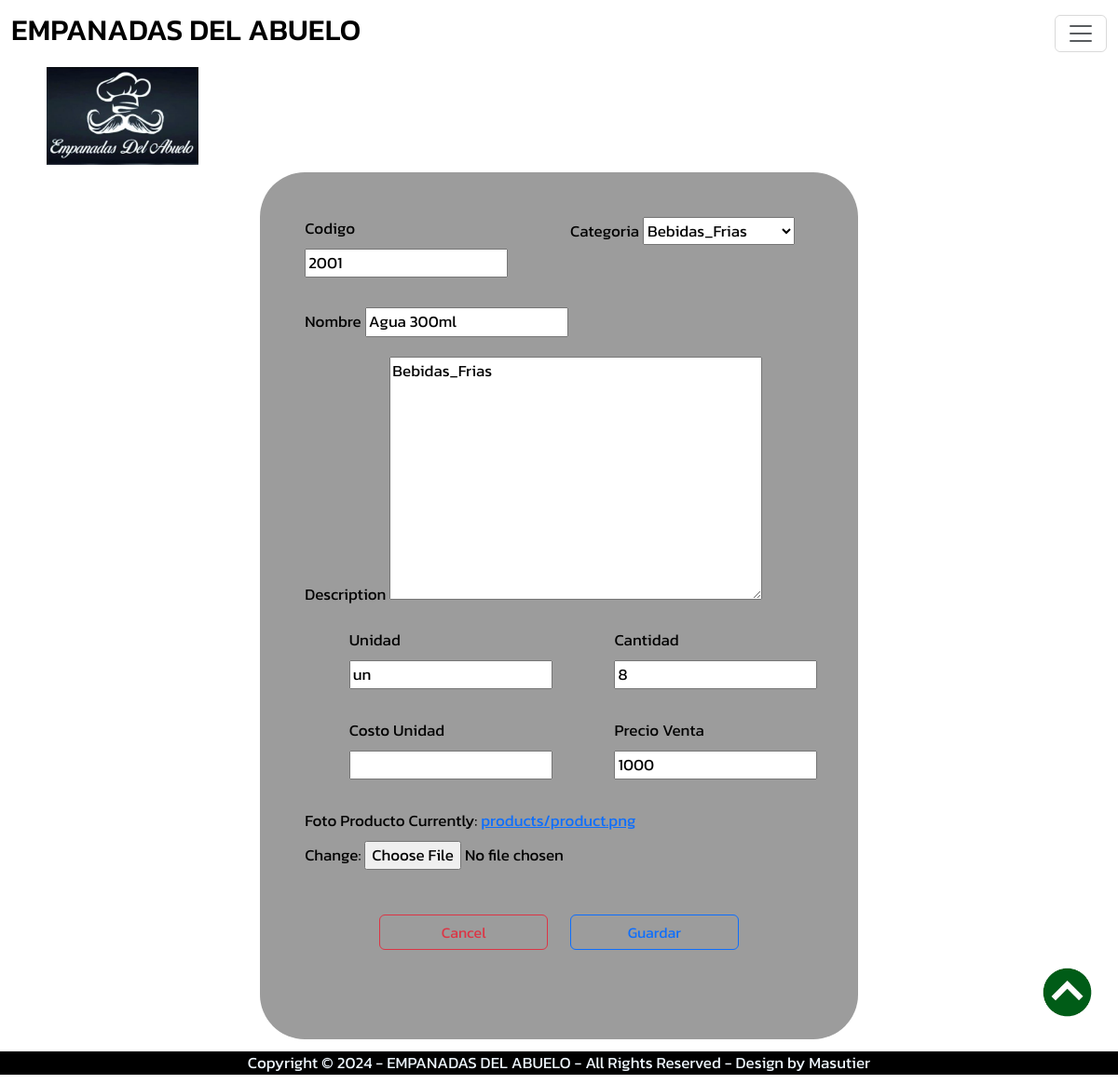
/editProduct/32 (signed in), run on the app's committed database.
### products/models.py (models this page shows, shortened)
class Producto(models.Model):
    CATEGORY = (
        ('Bebidas_Frias', 'Bebidas_Frias'),
        ('Bebidas_Calientes', 'Bebidas_Calientes'),
        ('Comida_Rapida', 'Comida_Rapida'),
        ('Jugos', 'Jugos'),
        ('Cigarrillos', 'Cigarrillos'),
        ('Otros', 'Otros'),
    )
    code = models.CharField(max_length=7, blank=True, null=True)
    categoria = models.CharField(max_length=30, blank=True, null=True, choices=CATEGORY)
    name = models.CharField(max_length=60, blank=True, null=True)
    description = models.TextField(blank=True, null=True)
    mesure = models.CharField(max_length=10, blank=True, null=True)
    quantity_un = models.IntegerField(blank=True, null=True)
    cost_un = models.IntegerField(blank=True, null=True)
    sale_price = models.IntegerField(blank=True, null=True)
    image = models.ImageField(default='products/defaultProduct.png', upload_to='products')
    date_created = models.DateTimeField(auto_now_add=True, blank=True, null=True)
    date_modify = models.DateTimeField(auto_now_add=False, auto_now=True, blank=True, null=True)

### abuemp/decorators.py (the view)
    def wrapper_function(request, *args, **kwargs):
        group = None
        if request.user.groups.exists():
            group = request.user.groups.all()[0].name
        if group == 'usuario':
            messages.success(request, f"No tienes permisos para esta seccion")
            return redirect('home')
        if group == 'admin':
            return view_func(request, *args, **kwargs)
        if group == None:
            messages.success(request, f"No tienes permisos para esta seccion")
            return redirect('home')

### products/forms.py
class CreateProductForm(ModelForm):
    class Meta:
        model = Producto
        fields = '__all__'

### products/views.py (called while the page is built)
@admin_only
def editProduct(request, pk):
    pagename = "Editar Producto"
    product = Producto.objects.get(id=pk)
    form = CreateProductForm(instance=product)
    if request.method == 'POST':
        form = CreateProductForm(request.POST, request.FILES, instance=product)
        if form.is_valid():
            form.save()
            messages.success(request, f'El producto ya quedo modificado!')
            return redirect('products')
    context = {'title':'Editar Producto', 'pagename':pagename, 'form':form}
    return render(request, 'products/edit_product.html', context)

### sales/context_processor.py (called while the page is built)
def total_basket(request):
    total = 0
    if request.user.is_authenticated:
        if "basket" in request.session.keys():
            for key, value in request.session["basket"].items():
                total += int(value["accumulated"])
    else:
        clean_basket(request)
        messages.success(request, f"No hay Vendedor Activado")
        if "basket" in request.session.keys():
            for key, value in request.session["basket"].items():
                total += int(value["accumulated"])
    return {'total_basket': total}

### products/templates/products/edit_product.html (shortened to what this page needs)
{% extends 'abuemp/layout.html' %}
{% load static %}
{% load humanize %}
{% block content %}
<div class="col-11 row mx-auto">
    <div class="col-md-7 mx-auto mb-5 p-5 backform">
        <form action="" method="POST" enctype="multipart/form-data">
            <div class="row mb-3">
                <div class="col-6 mx-auto">
                    <div class="mb-3">
                        <label for="code" class="form-label">Codigo</label>
                        {{form.code}}
                    </div>
                </div>
                <div class="col-6 mx-auto">
                    <div class="mb-3">
                        <label for="categoria" class="form-label">Categoria</label>
                        {{form.categoria}}
                    </div>
                </div>
            </div>
            <div class="mb-3">
                <label for="name" class="form-label">Nombre</label>
                {{form.name}}
            </div>
            <div class="mb-3">
                <label for="description" class="form-label">Description</label>
                {{form.description}}
            </div>
            <div class="row mb-3">
                <div class="col-4 mx-auto">
                    <div class="mb-3">
                        <label for="mesure" class="form-label">Unidad</label>
                        {{form.mesure}}
                    </div>
                </div>
                <div class="col-4 mx-auto">
                    <div class="mb-3">
                        <label for="mesure" class="form-label">Cantidad</label>
                        {{form.quantity_un}}
                    </div>
                </div>
            </div>
            <div class="row mb-3">
                <div class="col-4 mx-auto">
                    <div class="mb-3">
                        <label for="cost_un" class="form-label">Costo Unidad</label>
                        {{form.cost_un|intcomma}}
                    </div>
                </div>
                <div class="col-4 mx-auto">
                    <div class="mb-3">
                        <label for="sale_price" class="form-label">Precio Venta</label>
                        {{form.sale_price|intcomma}}
                    </div>
                </div>
            </div>
            <div class="mb-3">
                <label for="image" class="form-label">Foto Producto</label>
                {{form.image}}
            </div>
            <div class="col-lg-9 mx-auto mt-4 row mb-4">
                <div class="col-lg-6 mt-4 mb-4 ">
                    <div class="d-grid gap-2">
                        <button class="btn btn-outline-danger" type="button" onclick="goBack()">Cancel</button>
                    </div>
                </div>
                <div class="col-lg-6 mt-4 mb-4 ">
                    <div class="d-grid gap-2">
                        <input class="btn btn-outline-primary" type="submit" value="Guardar"/>
                    </div>
                </div>
            </div>
        </form>
    </div>
</div>
{% endblock content %}

### static/css/all.css (style rules this page uses)
body { color: black; font-size: 17px; font-family: "Kanit", sans-serif; }
.backform { background-color: rgb(156, 156, 156); color: #000000; border-radius: 3rem; padding-top: 3rem; padding-bottom: 3rem; }

### data on the page
Producto: code "2001", categoria "Bebidas_Frias", name "Agua 300ml", description "Bebidas_Frias", mesure "un", quantity_un "8", sale_price "1000"
